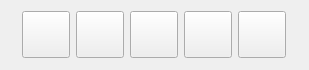
<?xml version="1.0" encoding="UTF-8"?>
<ui version="4.0">
 <class>MainWindow</class>
 <widget class="QWidget" name="MainWindow">
  <property name="geometry">
   <rect>
    <x>0</x>
    <y>0</y>
    <width>309</width>
    <height>70</height>
   </rect>
  </property>
  <property name="sizePolicy">
   <sizepolicy hsizetype="Preferred" vsizetype="Preferred">
    <horstretch>0</horstretch>
    <verstretch>0</verstretch>
   </sizepolicy>
  </property>
  <property name="minimumSize">
   <size>
    <width>309</width>
    <height>70</height>
   </size>
  </property>
  <property name="maximumSize">
   <size>
    <width>309</width>
    <height>70</height>
   </size>
  </property>
  <property name="windowTitle">
   <string>Control Panel</string>
  </property>
  <layout class="QHBoxLayout" name="horizontalLayout">
   <property name="leftMargin">
    <number>0</number>
   </property>
   <property name="topMargin">
    <number>0</number>
   </property>
   <property name="rightMargin">
    <number>0</number>
   </property>
   <property name="bottomMargin">
    <number>0</number>
   </property>
   <item>
    <layout class="QGridLayout" name="gridLayout">
     <item row="0" column="0">
      <widget class="QToolButton" name="button_open_result">
       <property name="enabled">
        <bool>true</bool>
       </property>
       <property name="toolTip">
        <string>Open Measurement Results</string>
       </property>
       <property name="whatsThis">
        <string>Open Measurement Results</string>
       </property>
       <property name="text">
        <string/>
       </property>
       <property name="icon">
        <iconset>
         <normaloff>icons/open_results.png</normaloff>icons/open_results.png</iconset>
       </property>
       <property name="iconSize">
        <size>
         <width>40</width>
         <height>40</height>
        </size>
       </property>
       <property name="checkable">
        <bool>false</bool>
       </property>
      </widget>
     </item>
     <item row="0" column="1">
      <widget class="QToolButton" name="button_measurement">
       <property name="enabled">
        <bool>true</bool>
       </property>
       <property name="toolTip">
        <string>Droplet Measurement</string>
       </property>
       <property name="whatsThis">
        <string>Droplet Measurement</string>
       </property>
       <property name="text">
        <string/>
       </property>
       <property name="icon">
        <iconset>
         <normaloff>icons/measurement.png</normaloff>icons/measurement.png</iconset>
       </property>
       <property name="iconSize">
        <size>
         <width>40</width>
         <height>40</height>
        </size>
       </property>
       <property name="checkable">
        <bool>false</bool>
       </property>
      </widget>
     </item>
     <item row="0" column="2">
      <widget class="QToolButton" name="button_side_cam">
       <property name="toolTip">
        <string>Side Camera</string>
       </property>
       <property name="whatsThis">
        <string>Side Camera</string>
       </property>
       <property name="text">
        <string/>
       </property>
       <property name="icon">
        <iconset>
         <normaloff>icons/side_cam_off.png</normaloff>icons/side_cam_off.png</iconset>
       </property>
       <property name="iconSize">
        <size>
         <width>40</width>
         <height>40</height>
        </size>
       </property>
      </widget>
     </item>
     <item row="0" column="3">
      <widget class="QToolButton" name="button_top_cam">
       <property name="toolTip">
        <string>Top Camera</string>
       </property>
       <property name="whatsThis">
        <string>Top Camera</string>
       </property>
       <property name="text">
        <string/>
       </property>
       <property name="icon">
        <iconset>
         <normaloff>icons/top_cam_off.png</normaloff>icons/top_cam_off.png</iconset>
       </property>
       <property name="iconSize">
        <size>
         <width>40</width>
         <height>40</height>
        </size>
       </property>
      </widget>
     </item>
     <item row="0" column="4">
      <widget class="QToolButton" name="button_setting">
       <property name="toolTip">
        <string>Settings</string>
       </property>
       <property name="whatsThis">
        <string>Settings</string>
       </property>
       <property name="text">
        <string/>
       </property>
       <property name="icon">
        <iconset>
         <normaloff>icons/settings.png</normaloff>icons/settings.png</iconset>
       </property>
       <property name="iconSize">
        <size>
         <width>40</width>
         <height>40</height>
        </size>
       </property>
      </widget>
     </item>
    </layout>
   </item>
  </layout>
 </widget>
 <resources/>
 <connections/>
</ui>
